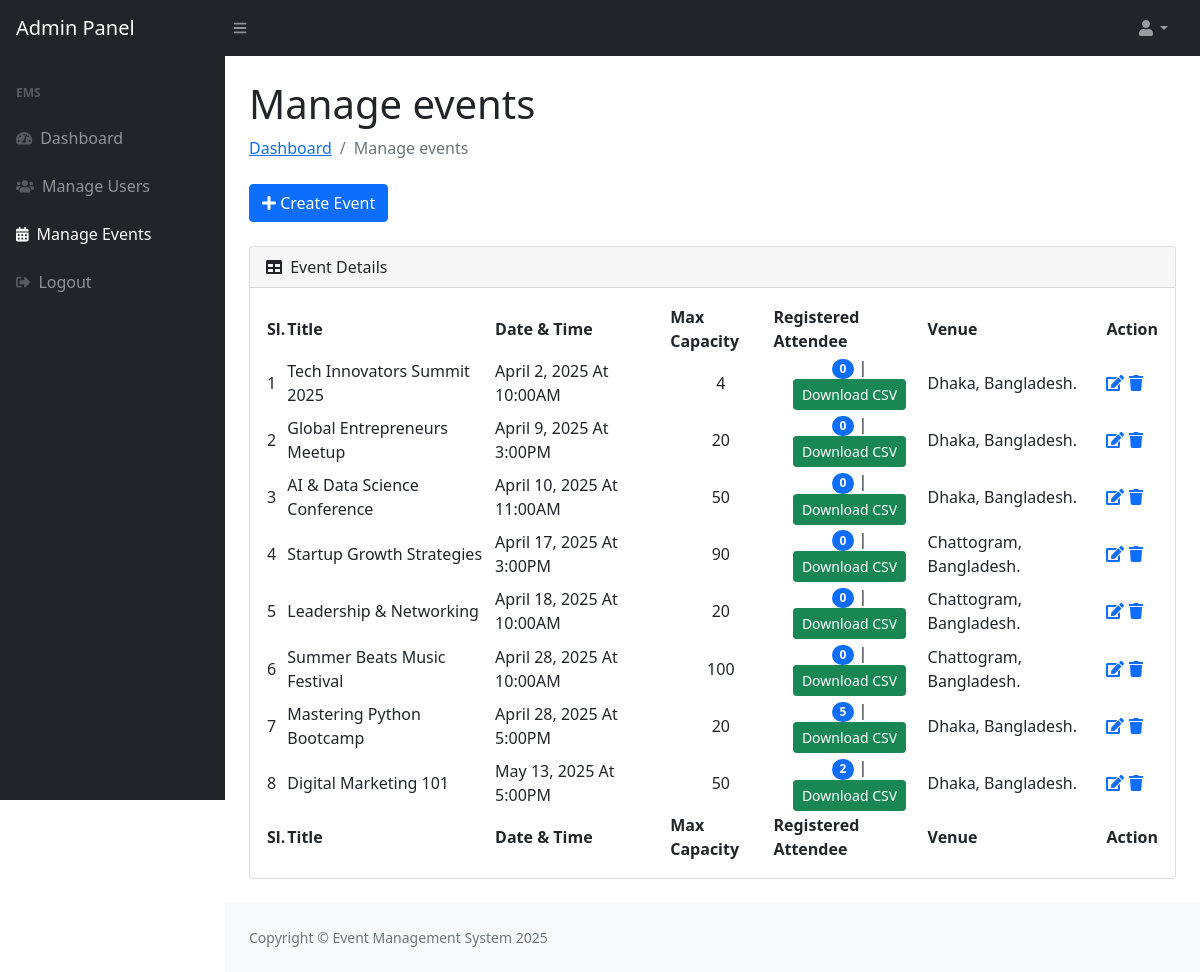
The app's page /admin/manage-events.php (signed in) with its own data.
### tables this page shows
CREATE TABLE IF NOT EXISTS `events` (
  `id` int(11) NOT NULL AUTO_INCREMENT,
  `name` varchar(100) NOT NULL,
  `description` text NOT NULL,
  `event_datetime` datetime NOT NULL,
  `max_capacity` int(11) NOT NULL,
  `created_by` int(11) NOT NULL,
  `created_at` timestamp NULL DEFAULT CURRENT_TIMESTAMP,
  `venue` varchar(255) NOT NULL,
  PRIMARY KEY (`id`),
  KEY `created_by` (`created_by`),
  CONSTRAINT `events_ibfk_1` FOREIGN KEY (`created_by`) REFERENCES `users` (`id`)
);

### helper/helpers.php (called while the page is built, shortened)
<?php
    function formatEventDateTime($datetime) {
        $date = new DateTime($datetime);
        return $date->format('F j, Y') . " At " . $date->format('g:iA');
    }
?>

### admin/manage-events.php (the view, shortened to what this page needs)
<?php
include_once('../config/db_config.php');
include_once('../helper/helpers.php');
if (!isset($_SESSION['user'])) {
    header('location:logout.php');
} else {
?>
<?php include_once('includes/header.php'); ?>
<?php include_once('includes/navbar.php'); ?>
<div id="layoutSidenav">
    <?php include_once('includes/sidebar.php'); ?>
    <div id="layoutSidenav_content">
        <main>
            <div class="container-fluid px-4">
                <h1 class="mt-4">Manage events</h1>
                <ol class="breadcrumb mb-4">
                    <li class="breadcrumb-item"><a href="dashboard.php">Dashboard</a></li>
                    <li class="breadcrumb-item active">Manage events</li>
                </ol>
                <a href="create-event.php" class="btn btn-primary mb-4">
                    <i class="fas fa-plus"></i> Create Event
                </a>
                <div class="card mb-4">
                    <div class="card-header">
                        <i class="fas fa-table me-1"></i>
                        Event Details
                    </div>
                    <div class="card-body">
                        <table id="datatablesSimple">
                            <thead>
                            <tr>
                                <th>Sl.</th>
                                <th>Title</th>
                                <th>Date & Time</th>
                                <th>Max Capacity</th>
                                <th>Registered Attendee</th>
                                <th>Venue</th>
                                <th>Action</th>
                            </tr>
                            </thead>
                            <tfoot>
                            <tr>
                                <th>Sl.</th>
                                <th>Title</th>
                                <th>Date & Time</th>
                                <th>Max Capacity</th>
                                <th>Registered Attendee</th>
                                <th>Venue</th>
                                <th>Action</th>
                            </tr>
                            </tfoot>
                            <tbody>
                            <?php
                            $query = "SELECT e.*,
                 COALESCE(COUNT(a.id), 0) AS total_attendees
          FROM events e
          LEFT JOIN event_attendees a ON e.id = a.event_id
          GROUP BY e.id
          ORDER BY e.event_datetime ASC";
                            $cnt = 1;
                            $ret = mysqli_query($conn, $query);
                            while ($row = mysqli_fetch_array($ret)) { ?>
                                <tr>
                                    <td><?php echo $cnt; ?></td>
                                    <td><?php echo $row['name']; ?></td>
                                    <td><?php echo formatEventDateTime($row['event_datetime']); ?></td>
                                    <td class="text-center"><?php echo $row['max_capacity']; ?></td>
                                    <td class="text-center">
                                        <span class="badge rounded-pill <?php echo ($row['total_attendees'] >= $row['max_capacity']) ? 'bg-danger' : 'bg-primary'; ?>">
                                        <?php echo $row['total_attendees']; ?></span> |
                                        <a href="scripts/download_attendee_csv_report.php?event_id=<?php echo $row['id']; ?>" class="btn btn-sm btn-success">Download CSV</a>
                                    </td>
                                    <td><?php echo $row['venue']; ?></td>
                                    <td>
                                        <a href="event-detail.php?id=<?php echo $row['id'];?>">
                                            <i class="fas fa-edit"></i></a>
                                        <a href="manage-events.php?id=<?php echo $row['id'];?>" onClick="return confirm('Do you really want to delete');"><i class="fa fa-trash" aria-hidden="true"></i></a>
                                    </td>
                                </tr>
                                <?php $cnt = $cnt + 1; } ?>
                            </tbody>
                        </table>
                    </div>
                </div>
            </div>
        </main>
        <?php include('includes/footer.php'); ?>
        <?php } ?>

### records on screen
events: name "Tech Innovators Summit 2025", event_datetime "April 2, 2025 At 10:00AM", max_capacity "4", total_attendees "0", venue "Dhaka, Bangladesh."
events: name "Global Entrepreneurs Meetup", event_datetime "April 9, 2025 At 3:00PM", max_capacity "20", total_attendees "0", venue "Dhaka, Bangladesh."
events: name "AI & Data Science Conference", event_datetime "April 10, 2025 At 11:00AM", max_capacity "50", total_attendees "0", venue "Dhaka, Bangladesh."
events: name "Startup Growth Strategies", event_datetime "April 17, 2025 At 3:00PM", max_capacity "90", total_attendees "0", venue "Chattogram, Bangladesh."
events: name "Leadership & Networking", event_datetime "April 18, 2025 At 10:00AM", max_capacity "20", total_attendees "0", venue "Chattogram, Bangladesh."
events: name "Summer Beats Music Festival", event_datetime "April 28, 2025 At 10:00AM", max_capacity "100", total_attendees "0", venue "Chattogram, Bangladesh."
events: name "Mastering Python Bootcamp", event_datetime "April 28, 2025 At 5:00PM", max_capacity "20", total_attendees "5", venue "Dhaka, Bangladesh."
events: name "Digital Marketing 101", event_datetime "May 13, 2025 At 5:00PM", max_capacity "50", total_attendees "2", venue "Dhaka, Bangladesh."
